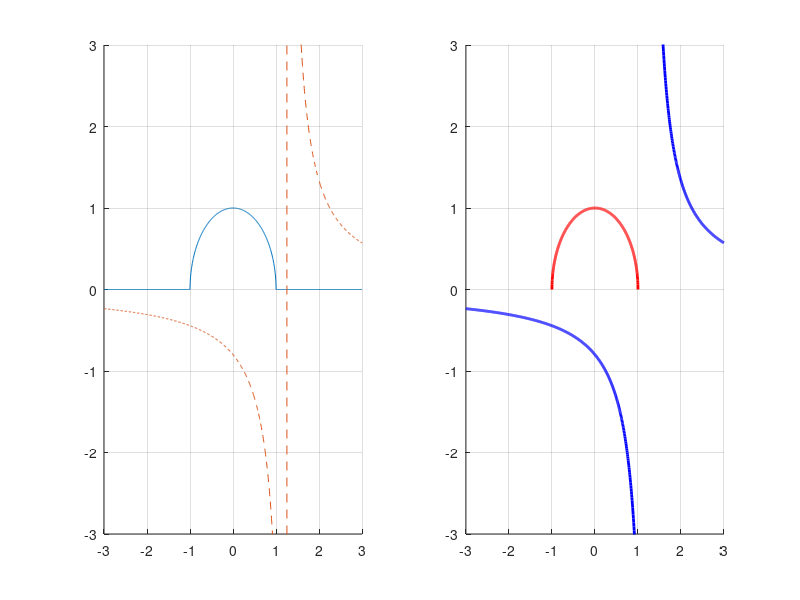

This chart was generated by the following MATLAB code:
% Activity 2: more advanced plotting
% Here we plot the graphs of two functions. In both cases, the domain is
% not the whole set of real numbers. There will be two plots: good and bad.
% Recall that ; prevents output (try to remove ; and run the code to see
% what happens without it)

%We are going to plot the graph for a<=x<=b and c<=y<=d
%Besides, we'll use 1001 approximation points for plotting
%The parameters a, b, c, d, n can be modified

a=-3;
b=3;
c=-3;
d=3;
n=1000;

%The following code initializes two plotting windows and takes you to
%the first window. The point is to create a bad plot in the first window
%and a good plot in the second window.

clc
clf
subplot(1,2,1)
hold on
grid on

%The following code prepares the data for bad plotting.
%It creates three arrays:
%array for independent variable x, array for y(x), and array for z(x)

x=a:(b-a)/n:b;
y=sqrt(1-x.^2);
z=1./(x-1.25);

%The following code plots the graph in default colours and lines of default
%width 1 and specified style: '-' for a solid and '--' for dashed

plot(x,y,'-',x,z,'--')

%Notice that both graphs are wrong: the graph for y(x) doesn't account for
%the fact that x can only be from the interval [-1,1] and the graph for
%z(x) has a strange vertical piece of line.
%Here we set the visible window to the rectangle a<=x<=b and c<=y<=d

axis([a b c d])

%Now we initialize the second plotting window. Here we need the 'hold on'
%command because we will be adding things to the plot

subplot(1,2,2)
hold on
grid on

%The following code prepares the data for good plotting. Notice that the
%domain of the function y(x) is the interval [-1,1] and the domain of the
%function z(x) is everything except for 1.25. We'll create two different
%arrays for the independent variable x1 and x2, for the two functions.
%Notice that x1 only runs between -1 and 1 while x2 explicitly skips the
%value 1.25 and inserts NaN into the array at the place where 1.25 should
%have been.

x1=-1:2/n:1;
y=sqrt(1-x1.^2);
x2=[a:(b-a)/n:1.25-(b-a)/n NaN 1.25+(b-a)/n:(b-a)/n:b];
z=1./(x2-1.25);

%The following code plots the correct graphs:

plot(x1,y,'color','red','linewidth',2)
plot(x2,z,'color','blue','linewidth',2)

%Here we set the visible window to the rectangle a<=x<=b and c<=y<=d

axis([a b c d])
